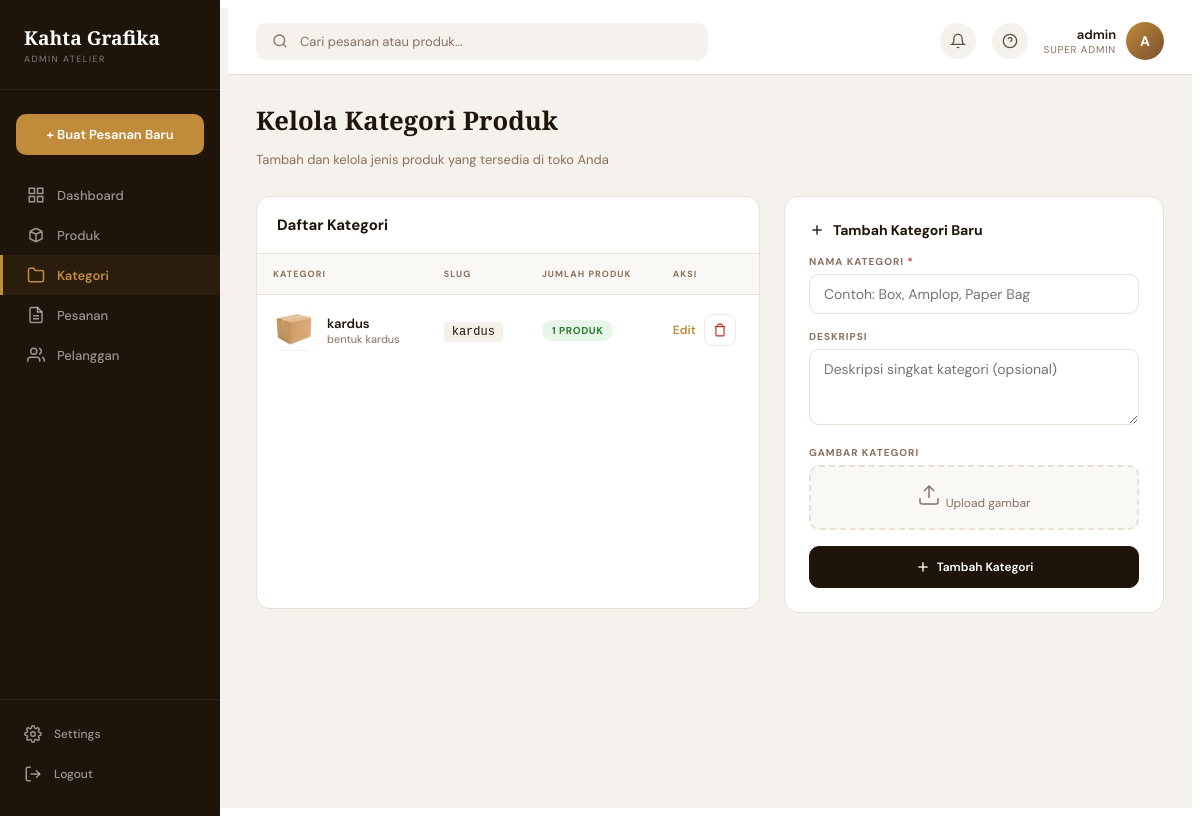
Screenshot of /dashboard/categories/ (signed in) with the database file from the repository.
### apps/accounts/models.py (models this page shows, shortened)
class User(AbstractUser):
    class Role(models.TextChoices):
        ADMIN = 'admin', 'Admin'
        CUSTOMER = 'customer', 'Customer'
    role = models.CharField(
        max_length=20,
        choices=Role.choices,
        default=Role.CUSTOMER,
    )
    phone_number = models.CharField(max_length=20, blank=True)
    address = models.TextField(blank=True)

### apps/catalog/models.py (models this page shows, shortened)
class Category(models.Model):
    name = models.CharField(max_length=100)
    slug = models.SlugField(unique=True, db_index=True)
    description = models.TextField(blank=True)
    image = models.ImageField(upload_to='categories/', blank=True, null=True)
    created_at = models.DateTimeField(auto_now_add=True)

### apps/dashboard/views.py (the view, shortened to what this page needs)
# urls.py: path('categories/', views.categories_view, name='categories'),
@staff_member_required(login_url='/auth/login/')
def categories_view(request):
    from django.utils.text import slugify
    categories = Category.objects.annotate(
        product_count=Count('products')
    ).order_by('-created_at')
    return render(request, 'dashboard/categories.html', {
        'categories': categories,
    })

### apps/cart/context_processors.py (called while the page is built)
def cart_context(request):
    count = 0
    if request.user.is_authenticated:
        try:
            cart = Cart.objects.get(user=request.user)
            count = cart.item_count
        except Cart.DoesNotExist:
            pass
    return {'cart_item_count': count}

### apps/cart/models.py (called while the page is built)
    @property
    def item_count(self):
        return self.items.count()

### templates/dashboard/categories.html (shortened to what this page needs)
{% extends 'dashboard/base_admin.html' %}
{% block content %}
<div class="adm-page-header">
  <div class="adm-page-title">Kelola Kategori Produk</div>
  <p class="adm-page-desc">Tambah dan kelola jenis produk yang tersedia di toko Anda</p>
</div>
<div style="display:grid;grid-template-columns:1fr 380px;gap:24px;">
  <div class="adm-table-wrap">
    <div class="adm-table-toolbar">
      <div class="adm-chart-title">Daftar Kategori</div>
    </div>
    <table class="adm-table">
      <thead>
        <tr>
          <th>Kategori</th>
          <th>Slug</th>
          <th>Jumlah Produk</th>
          <th>Aksi</th>
        </tr>
      </thead>
      <tbody>
        {% for cat in categories %}
        <tr id="cat-row-{{ cat.pk }}">
          <td>
            <div class="adm-product-cell">
              <div class="cat-icon">
                {% if cat.image %}
                  <img src="{{ cat.image.url }}" alt="{{ cat.name }}">
                {% else %}
                  <svg width="20" height="20" viewBox="0 0 24 24" fill="none" stroke="currentColor" stroke-width="2"><path d="M20 7l-8-4-8 4m16 0l-8 4m8-4v10l-8 4m0-10L4 7m8 4v10M4 7v10l8 4"/></svg>
                {% endif %}
              </div>
              <div>
                <div class="adm-product-name">{{ cat.name }}</div>
                {% if cat.description %}<div class="adm-product-sku">{{ cat.description|truncatechars:50 }}</div>{% endif %}
              </div>
            </div>
          </td>
          <td><code style="font-size:12px;background:#f5f0e8;padding:3px 8px;border-radius:4px;">{{ cat.slug }}</code></td>
          <td>
            <span class="adm-badge adm-badge-active">{{ cat.product_count }} produk</span>
          </td>
          <td>
            <div style="display:flex;gap:8px;align-items:center;">
              <a href="{% url 'dashboard:category_edit' cat.pk %}" class="adm-link">Edit</a>
              <button type="button" class="adm-btn-delete" onclick="openDeleteCat({{ cat.pk }}, '{{ cat.name|escapejs }}', {{ cat.product_count }})">
                <svg width="14" height="14" viewBox="0 0 24 24" fill="none" stroke="currentColor" stroke-width="2"><polyline points="3 6 5 6 21 6"/><path d="M19 6v14a2 2 0 0 1-2 2H7a2 2 0 0 1-2-2V6m3 0V4a2 2 0 0 1 2-2h4a2 2 0 0 1 2 2v2"/></svg>
              </button>
            </div>
          </td>
        </tr>
        {% empty %}
        <tr><td colspan="4" style="text-align:center;color:#8a7060;padding:32px;">Belum ada kategori</td></tr>
        {% endfor %}
      </tbody>
    </table>
  </div>
  <div>
    <div class="adm-detail-card">
      <div class="adm-detail-title">
        <svg width="16" height="16" viewBox="0 0 24 24" fill="none" stroke="currentColor" stroke-width="2"><line x1="12" y1="5" x2="12" y2="19"/><line x1="5" y1="12" x2="19" y2="12"/></svg>
        Tambah Kategori Baru
      </div>
      <form method="post" enctype="multipart/form-data">
        <div class="pf-field">
          <label class="pf-label" for="catName">Nama Kategori <span class="pf-required">*</span></label>
          <input type="text" class="pf-input" id="catName" name="name" placeholder="Contoh: Box, Amplop, Paper Bag" required>
        </div>
        <div class="pf-field">
          <label class="pf-label" for="catDesc">Deskripsi</label>
          <textarea class="pf-textarea" id="catDesc" name="description" rows="3" placeholder="Deskripsi singkat kategori (opsional)"></textarea>
        </div>
        <div class="pf-field">
          <label class="pf-label">Gambar Kategori</label>
          <div class="cat-upload" id="catUploadZone">
            <div id="catPlaceholder">
              <svg width="24" height="24" viewBox="0 0 24 24" fill="none" stroke="currentColor" stroke-width="1.5"><path d="M21 15v4a2 2 0 0 1-2 2H5a2 2 0 0 1-2-2v-4"/><polyline points="17 8 12 3 7 8"/><line x1="12" y1="3" x2="12" y2="15"/></svg>
              <span style="font-size:12px;margin-top:4px;">Upload gambar</span>
            </div>
          </div>
        </div>
        <button type="submit" class="adm-btn adm-btn-primary" style="width:100%;justify-content:center;padding:12px;border-radius:10px;">
          <svg width="16" height="16" viewBox="0 0 24 24" fill="none" stroke="currentColor" stroke-width="2"><line x1="12" y1="5" x2="12" y2="19"/><line x1="5" y1="12" x2="19" y2="12"/></svg>
          Tambah Kategori
        </button>
      </form>
    </div>
  </div>
</div>
{% endblock %}

### templates/dashboard/base_admin.html (shortened to what this page needs)
{% load static %}
<!DOCTYPE html>
<html lang="id">
<head>
  <link rel="stylesheet" href="{% static 'css/admin_dashboard.css' %}?v=2">
</head>
<body>
<div class="adm-layout">
  <aside class="adm-sidebar">
    <div class="adm-brand">
      <div class="adm-brand-name">Kahta Grafika</div>
      <div class="adm-brand-tag">Admin Atelier</div>
    </div>
    <a href="#" class="adm-cta">+ Buat Pesanan Baru</a>
    <nav class="adm-nav">
      <a href="{% url 'dashboard:index' %}" class="adm-nav-link {% if request.path == '/dashboard/' %}active{% endif %}">
        <svg viewBox="0 0 24 24" fill="none" stroke="currentColor" stroke-width="2"><rect x="3" y="3" width="7" height="7"/><rect x="14" y="3" width="7" height="7"/><rect x="3" y="14" width="7" height="7"/><rect x="14" y="14" width="7" height="7"/></svg>
        Dashboard
      </a>
      <a href="{% url 'dashboard:products' %}" class="adm-nav-link {% if '/dashboard/products' in request.path %}active{% endif %}">
        <svg viewBox="0 0 24 24" fill="none" stroke="currentColor" stroke-width="2"><path d="M20 7l-8-4-8 4m16 0l-8 4m8-4v10l-8 4m0-10L4 7m8 4v10M4 7v10l8 4"/></svg>
        Produk
      </a>
      <a href="{% url 'dashboard:categories' %}" class="adm-nav-link {% if '/dashboard/categories' in request.path %}active{% endif %}">
        <svg viewBox="0 0 24 24" fill="none" stroke="currentColor" stroke-width="2"><path d="M22 19a2 2 0 0 1-2 2H4a2 2 0 0 1-2-2V5a2 2 0 0 1 2-2h5l2 3h9a2 2 0 0 1 2 2z"/></svg>
        Kategori
      </a>
      <a href="{% url 'dashboard:orders' %}" class="adm-nav-link {% if '/dashboard/orders' in request.path %}active{% endif %}">
        <svg viewBox="0 0 24 24" fill="none" stroke="currentColor" stroke-width="2"><path d="M14 2H6a2 2 0 0 0-2 2v16a2 2 0 0 0 2 2h12a2 2 0 0 0 2-2V8z"/><polyline points="14 2 14 8 20 8"/><line x1="16" y1="13" x2="8" y2="13"/><line x1="16" y1="17" x2="8" y2="17"/></svg>
        Pesanan
      </a>
      <a href="{% url 'dashboard:customers' %}" class="adm-nav-link {% if '/dashboard/customers' in request.path %}active{% endif %}">
        <svg viewBox="0 0 24 24" fill="none" stroke="currentColor" stroke-width="2"><path d="M17 21v-2a4 4 0 0 0-4-4H5a4 4 0 0 0-4 4v2"/><circle cx="9" cy="7" r="4"/><path d="M23 21v-2a4 4 0 0 0-3-3.87"/><path d="M16 3.13a4 4 0 0 1 0 7.75"/></svg>
        Pelanggan
      </a>
    </nav>
    <div class="adm-sidebar-footer">
      <a href="#" class="adm-nav-link">
        Settings
      </a>
      <a href="{% url 'accounts:logout' %}" class="adm-nav-link">
        <svg viewBox="0 0 24 24" fill="none" stroke="currentColor" stroke-width="2"><path d="M9 21H5a2 2 0 0 1-2-2V5a2 2 0 0 1 2-2h4"/><polyline points="16 17 21 12 16 7"/><line x1="21" y1="12" x2="9" y2="12"/></svg>
        Logout
      </a>
    </div>
  </aside>
  <div class="adm-main">
    <header class="adm-topbar">
      <div class="adm-search">
        <svg width="16" height="16" viewBox="0 0 24 24" fill="none" stroke="currentColor" stroke-width="2"><circle cx="11" cy="11" r="8"/><line x1="21" y1="21" x2="16.65" y2="16.65"/></svg>
        <input type="text" placeholder="Cari pesanan atau produk...">
      </div>
      <div class="adm-topbar-actions">
        <button class="adm-topbar-icon" aria-label="Notifications">
          <svg width="16" height="16" viewBox="0 0 24 24" fill="none" stroke="currentColor" stroke-width="2"><path d="M18 8A6 6 0 0 0 6 8c0 7-3 9-3 9h18s-3-2-3-9"/><path d="M13.73 21a2 2 0 0 1-3.46 0"/></svg>
        </button>
        <button class="adm-topbar-icon" aria-label="Help">
          <svg width="16" height="16" viewBox="0 0 24 24" fill="none" stroke="currentColor" stroke-width="2"><circle cx="12" cy="12" r="10"/><path d="M9.09 9a3 3 0 0 1 5.83 1c0 2-3 3-3 3"/><line x1="12" y1="17" x2="12.01" y2="17"/></svg>
        </button>
        <div class="adm-profile">
          <div class="adm-profile-info">
            <div class="adm-profile-name">{{ request.user.get_full_name|default:request.user.username }}</div>
            <div class="adm-profile-role">Super Admin</div>
          </div>
          <div class="adm-profile-avatar">
            {{ request.user.username|make_list|first|upper }}
          </div>
        </div>
      </div>
    </header>
    <main class="adm-content">
      {% block content %}{% endblock %}
    </main>
  </div>
</div>
</body>
</html>

### templates/dashboard/categories.html (style rules this page uses)
.cat-icon { width: 42px; height: 42px; border-radius: 10px; background: #f5f0e8; display: flex; align-items: center; justify-content: center; overflow: hidden; flex-shrink: 0; color: #8a7060; }
.cat-icon img { width: 100%; height: 100%; object-fit: cover; }
.cat-upload { border: 2px dashed #e8e0d5; border-radius: 10px; padding: 16px; text-align: center; cursor: pointer; transition: all .2s; background: #faf8f5; color: #8a7060; display: flex; flex-direction: column; align-items: center; }
.pf-field { margin-bottom: 16px; }
.pf-label { display: block; font-size: 10px; font-weight: 700; letter-spacing: .1em; text-transform: uppercase; color: #8a7060; margin-bottom: 6px; }
.pf-required { color: #c62828; }
.pf-input { width: 100%; padding: 10px 14px; border: 1.5px solid #e8e0d5; border-radius: 10px; font-family: inherit; font-size: 14px; color: #1e140a; background: #fff; outline: none; transition: border-color .2s; box-sizing: border-box; }
.pf-textarea { width: 100%; padding: 10px 14px; border: 1.5px solid #e8e0d5; border-radius: 10px; font-family: inherit; font-size: 14px; color: #1e140a; background: #fff; outline: none; resize: vertical; min-height: 60px; transition: border-color .2s; box-sizing: border-box; }
.adm-btn-delete { width: 32px; height: 32px; border-radius: 8px; border: 1.5px solid #fce4ec; background: #fff; color: #c62828; display: flex; align-items: center; justify-content: center; cursor: pointer; transition: all .2s; }

### rows the page displays
User: user.get_full_name "admin", user.username|make_list "A"
Category: image (picture), name "kardus", description "bentuk kardus", slug "kardus", product_count "1"
